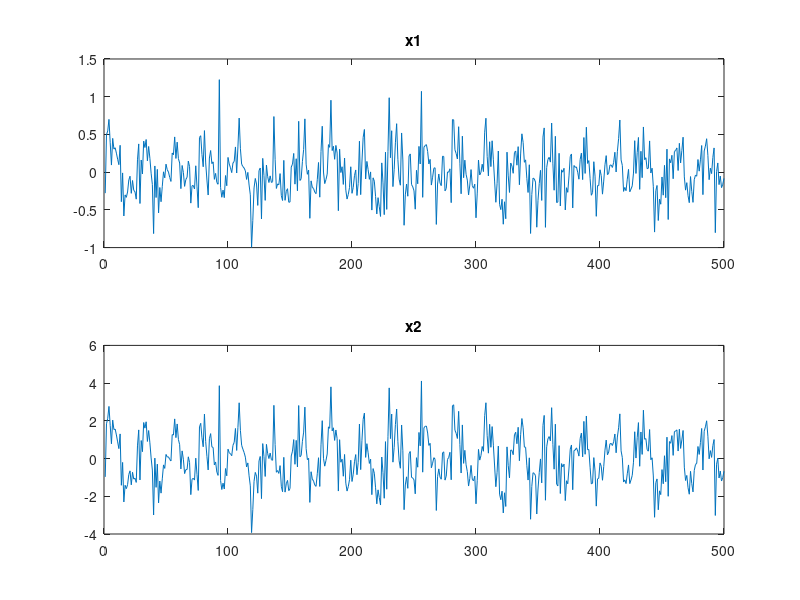
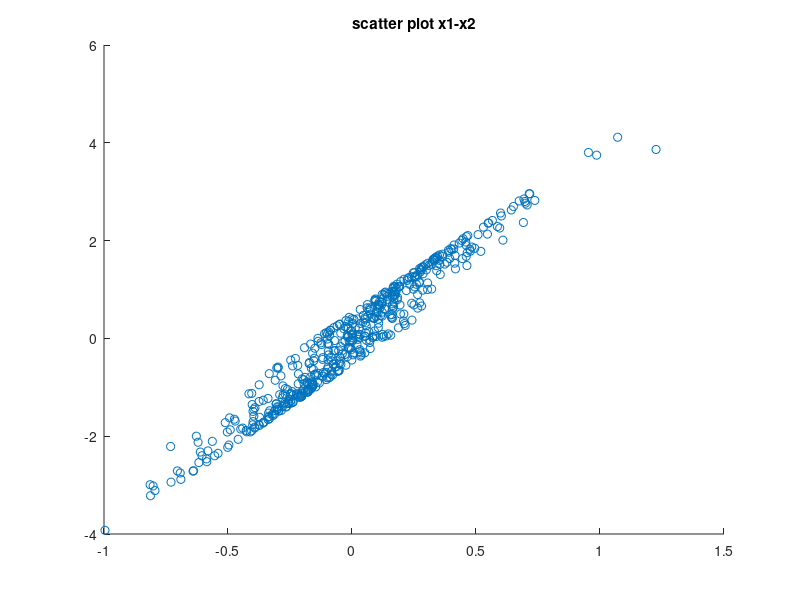
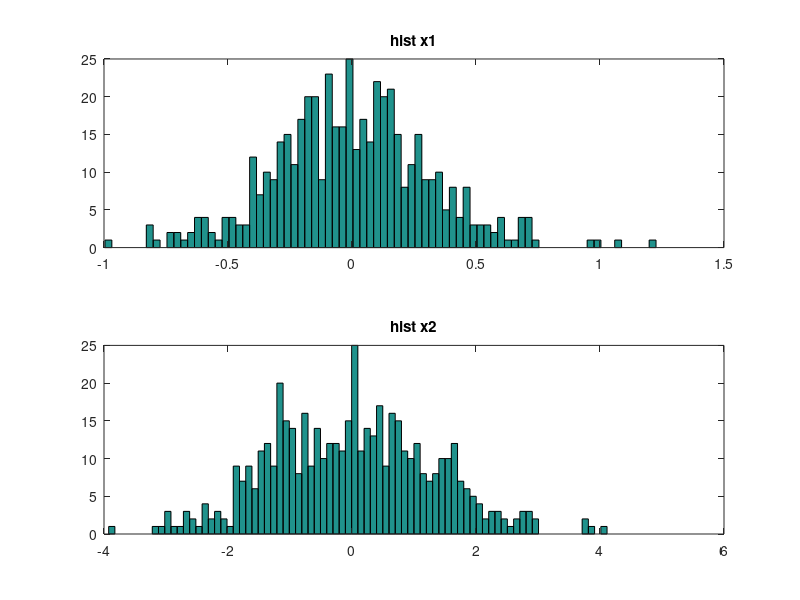

Recreate these plots in MATLAB, in order. (Note: this script raises an error after producing the figures.)
% EE779 Assignment 5
% Ashwin Kachhara, 10d070048
% Note: To run this, you mush have FastICA toolbox already added to your
% MATLAB PATH
close all
% Loading the Scenario 1 data
load('mixedsig_set2.mat')

figure
subplot(2,1,1)
plot(mixedsig(1,:))
title('x1')
subplot(2,1,2)
plot(mixedsig(2,:))
title('x2')

% Scatter Plot
figure
scatter(mixedsig(1,:), mixedsig(2,:))
title('scatter plot x1-x2')

% Histograms (80 bins)
figure
subplot(2,1,1)
hist(mixedsig(1,:),80)
title('hist x1')
subplot(2,1,2)
hist(mixedsig(2,:),80)
title('hist x2')

% Applying FastICA, getting the mixture matrix and the original signals
[s1, A1, W1] = fastica(mixedsig);

figure
subplot(2,1,1)
plot(s1(1,:))
title('s1')
subplot(2,1,2)
plot(s1(2,:))
title('s2')

% Scatter plot
figure
scatter(s1(1,:), s1(2,:))
title('scatter s1-s2')

% Histograms
figure
subplot(2,1,1)
hist(s1(1,:),80)
title('hist s1')
subplot(2,1,2)
hist(s1(2,:),80)
title('hist s2')
A1

% Only whitening
[whitesig, WM, DWM] = fastica(mixedsig, 'only', 'white');
figure
scatter(whitesig(1,:),whitesig(2,:));
title('scatter whitesig')

% Only PCA. We get the eigenvectors and eigenvalues
[E, D] = fastica(mixedsig, 'only', 'pca');

% Projecting the current data onto the eigenvectors
pcaproj = mixedsig'*E;
pcaproj = pcaproj';

% Scatter plot of this new data
figure
scatter(pcaproj(1,:), pcaproj(2,:))
title('pca eigenvector projections of x1-x2')

% Loading data for scenario 2
w1 = wavread('mix1_set2.wav');
w2 = wavread('mix2_set2.wav');
w=[w1 w2]';

figure
subplot(2,1,1)
plot(w(1,:))
title('speech x1')
subplot(2,1,2)
plot(w(2,:))
title('speech x2')

% Scatter plots
figure
scatter(w(1,:), w(2,:))
title('speech scatter plot x1-x2')

% Histograms
figure
subplot(2,1,1)
hist(w(1,:),80)
title('speech hist x1')
subplot(2,1,2)
hist(w(2,:),80)
title('speech hist x2')

% Applying FastICA. the resultant speech signals have been saved in working
% directory as 's1speech.wav' and 's2speech.wav'
[s2, A2, W2] = fastica(w);

wavwrite(s2(1,:)/max(abs(s2(1,:))), 's1speech.wav')
wavwrite(s2(2,:)/max(abs(s2(2,:))), 's2speech.wav')

figure
subplot(2,1,1)
plot(s2(1,:))
title('speech s1')
subplot(2,1,2)
plot(s2(2,:))
title('speech s2')

% Scatter plot
figure
scatter(s2(1,:), s2(2,:))
title('speech scatter plot s1-s2')

% Histogram
figure
subplot(2,1,1)
hist(s2(1,:),80)
title('speech hist s1')
subplot(2,1,2)
hist(s2(2,:),80)
title('speech hist s2')


